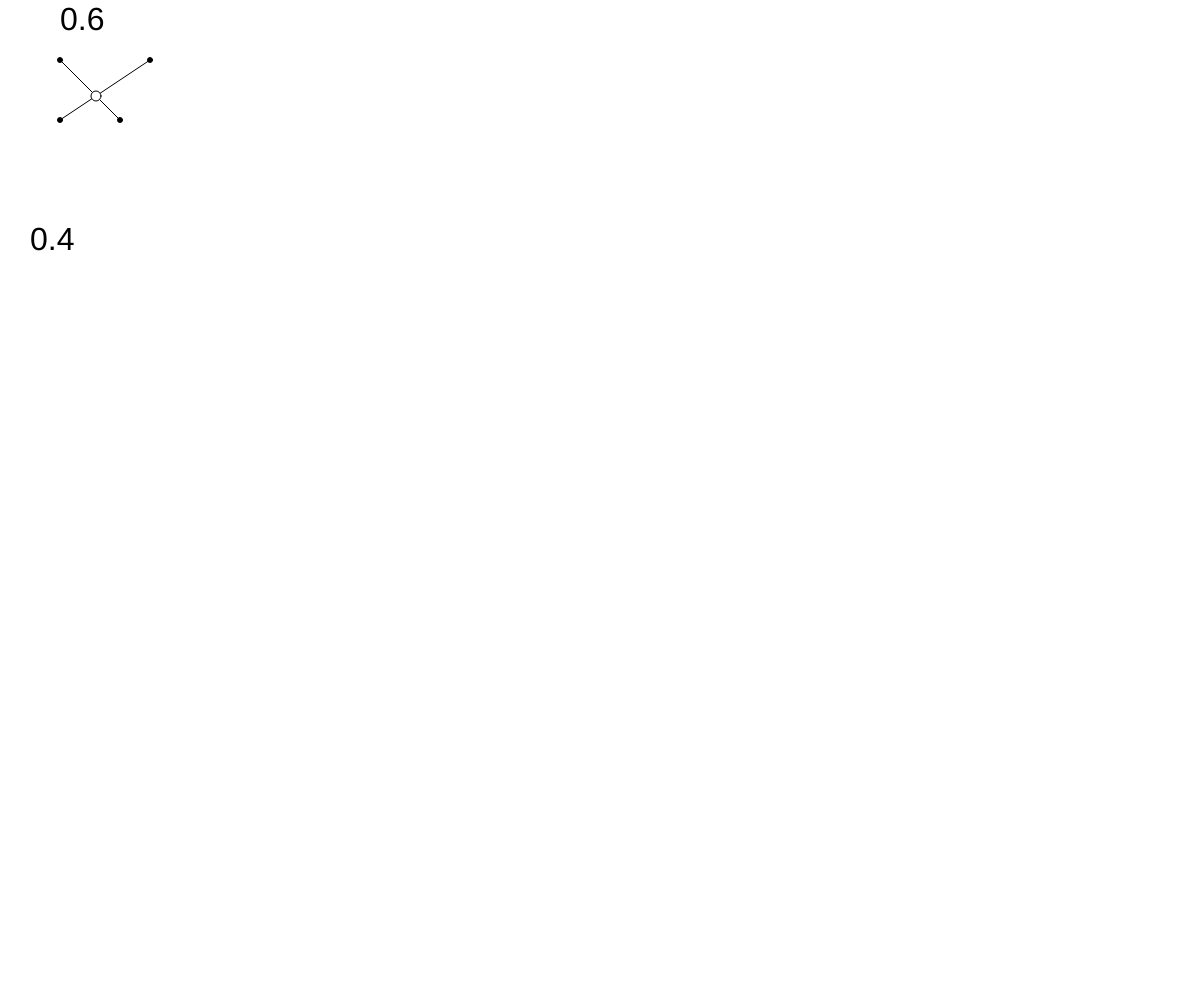
Frame 1 (no input)
Frame 60 (no input): identical to frame 1, image omitted
Frame 120 (the mouse pressed at the canvas centre since frame 60): identical to frame 1, image omitted

The p5.js sketch that drew this single still picture (run headless with seeded random() and noise() and a simulated clock; from frame 60 on, the mouse is pressed at the canvas centre):

// p5.js sketch
// ── sketch.js
function setup() {
    canvasWidth = windowWidth;
    canvasHeight = windowHeight;
    createCanvas(canvasWidth, canvasHeight);

    shapes = [];
    segment1 = new Segment(60, 60, 120, 120);
    segment2 = new Segment(60, 120, 150, 60);
    shapes.push(segment1);
    shapes.push(segment2);

    // global
    canvasCenter = createVector(canvasWidth / 2, canvasHeight / 2);
}

function draw() {
    var intersection;
    background(255);

    segment1.draw();
    segment2.draw();
    intersection = segment1.intersection(segment2);

    if (intersection) {
        ellipse(intersection.x, intersection.y, 10);
    }
}

function mousePressed() {
    var delta = 3;
    var pressedPoint = createVector(mouseX, mouseY);
    shapes.map(function(s) {
        s.points.map(function(p, i) {
            var d = p5.Vector.sub(p, pressedPoint).mag();

            if (d < delta) {
                s.selected[i] = true;
            }
            else {
                s.selected[i] = false;
            }
        })
    });
}

function mouseReleased() {
    shapes.map(function(s) {
        s.points.map(function(p, i) {
            s.selected[i] = false;
        })
    });
}

function mouseDragged() {
    var currentPosition = createVector(mouseX, mouseY);
    shapes.map(function(s) {
        s.points.map(function(p, i) {
            if (s.selected[i]) {
                s.updateVertex(currentPosition, i);
            }
        })
    });
}

function Segment(x1, y1, x2, y2) {
    this.p1 = createVector(x1, y1);
    this.p2 = createVector(x2, y2);
    this.points = [this.p1, this.p2];
    this.selected = [false, false];
}

Segment.prototype.updateVertex = function(p, i) {
    if (i == 0) {
        this.p1 = p;
    }
    else {
        this.p2 = p;
    }

    this.points[i] = p;
}

Segment.prototype.draw = function() {
    line(this.p1.x, this.p1.y, this.p2.x, this.p2.y);

    // Draw the endpoints
    var thisSegment = this;
    this.points.map(function(p, i) {
        push();
        if (thisSegment.selected[i]) {
            fill(255, 0, 0);
            ellipse(p.x, p.y, 9);
        }
        else {
            fill(0);
            ellipse(p.x, p.y, 5);
        }
        pop();

    });
}

Segment.prototype.vector = function() {
    return p5.Vector.sub(this.p2, this.p1);
}

/**
 * Calculate intersection point (if any) between this segment, and the otherSegment.
 *
 * return null if the segments are parallel (even if they are collinear and overlap),
 * or if the segments do not intersect.
 */
Segment.prototype.intersection = function(otherSegment) {
    var p = this.p1.copy();
    var r = this.vector();

    var q = otherSegment.p1.copy();
    var s = otherSegment.vector();

    var qMinusp = p5.Vector.sub(q, p);
    var sCrossr = p5.Vector.cross(s, r).z

    if (sCrossr === 0) {
        // Either segments are collinear, or they are parallel
        return null;
    }

    var t = p5.Vector.cross(s, qMinusp).z / sCrossr;
    var u = p5.Vector.cross(r, qMinusp).z / sCrossr;

    textSize(32);
    text(t, 60, 30);
    text(u, 30, 250);

    if (!(t>=0 && t<=1 && u>=0 && u<=1)) {
        // The line segments do not intersect
        return null;
    }

    var scaledr = p5.Vector.mult(r, t);

    return p5.Vector.add(p, scaledr);
}

//function mousePressed() {
//  ellipse(mouseX, mouseY, 20, 20);
//  // prevent default
//  return false;
//}

// next steps:
//   make segment endpoints selectable
//   make selected points moveable
